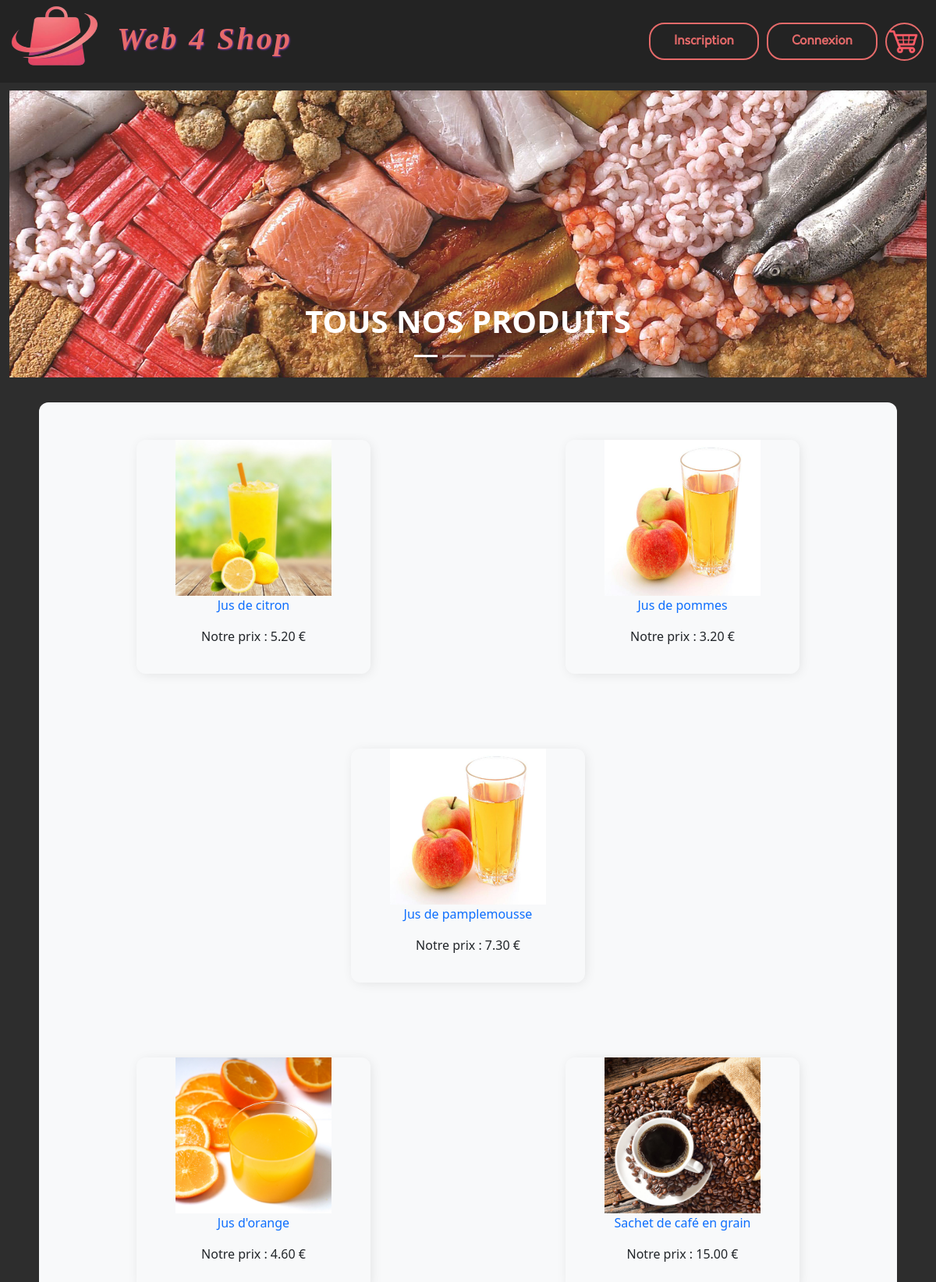
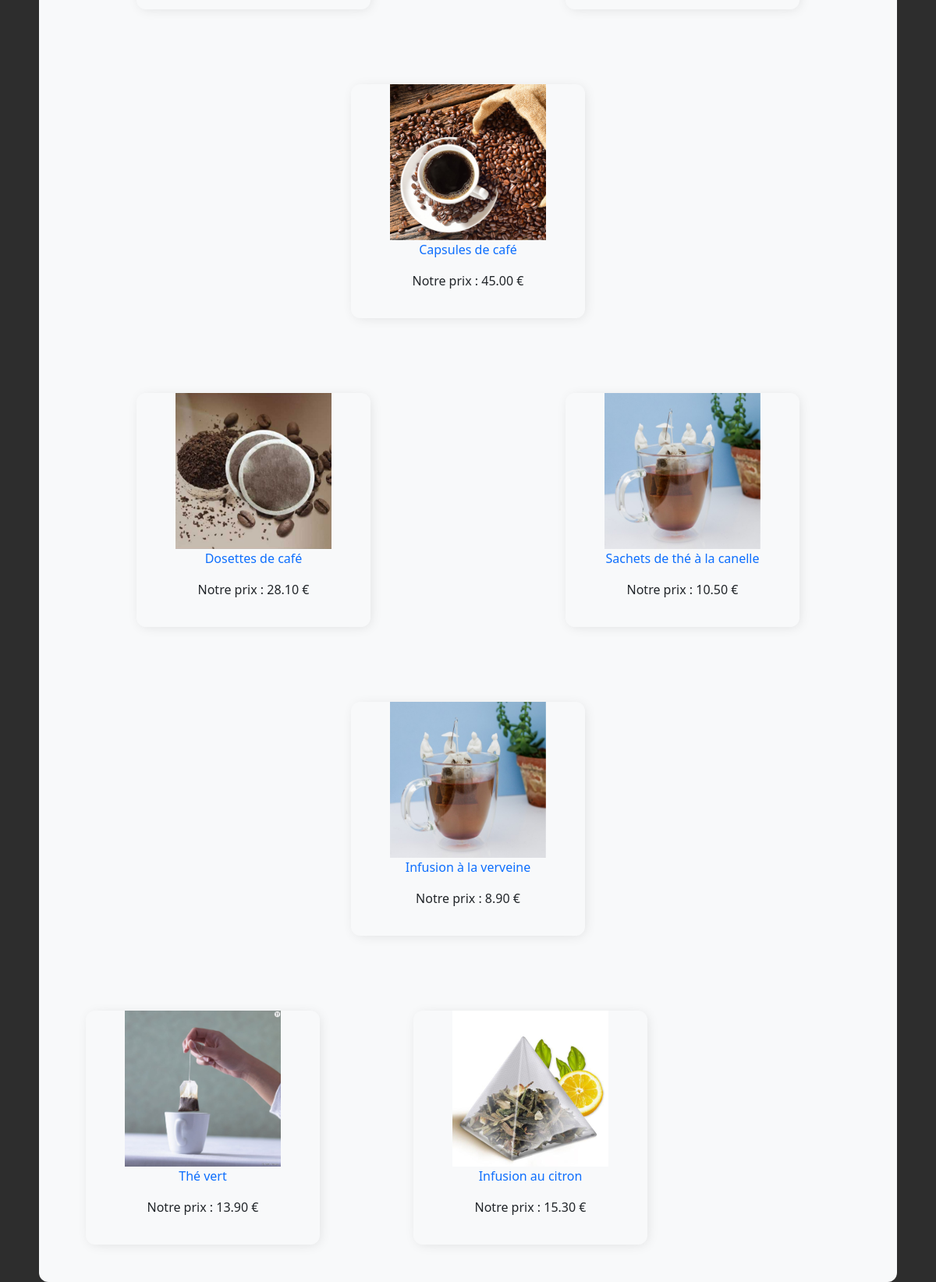
The app's page /index.php?action=categorie&idCat=1 with its own data (2 pictures, top to bottom).
### tables this page shows
CREATE TABLE `products` (
  `id` int(11) NOT NULL,
  `cat_id` tinyint(4) NOT NULL,
  `name` varchar(150) NOT NULL,
  `description` text NOT NULL,
  `image` varchar(30) NOT NULL,
  `price` decimal(5,2) NOT NULL,
  `quantity` int(3) NOT NULL
);

### Controleur/controleurCategorie.php (called while the page is built)
<?php
require_once 'Modele/produit.php';
require_once 'Modele/categorie.php';
require_once 'Vue/Vue.php';
class ControleurCategorie {
    private $produits;
    private $categories;
    private $nom;
    public function __construct(){
        $this->produits = new Produit();
        $this->categories = new Categorie();
        $this->nom = new Categorie();
    }
    public function categorie($idCat){
        $produits = $this->produits->getProdCat($idCat);
        $categories = $this->categories->getCategories();
        $nom = $this->nom->getNameCategorie($idCat);
        $vue = new Vue("Categorie");
        $vue->generer(array('produits' => $produits,'categories' => $categories,'nom' => $nom));
    }
}

### index.php (called while the page is built, shortened)
<?php
require 'Controleur/routeur.php';
$routeur = new Routeur();
$routeur->routerRequete();

### Modele/categorie.php (called while the page is built, shortened)
<?php
require_once 'Modele/Modele.php';
class Categorie extends Modele{
    public function getCategories(){
        $sql = 'SELECT * FROM categories';
        $categories = $this->executerRequete($sql);
        return $categories->fetchAll();
    }
    public function getNameCategorie($idCategorie){
        $sql = 'SELECT name FROM categories WHERE id=?';
        $nom = $this->executerRequete($sql,array($idCategorie));
        return $nom->fetch();
    }
}

### Modele/modele.php (called while the page is built, shortened)
<?php abstract class Modele {
    private $bdd;
    protected function executerRequete($sql, $params = null){
        if($params == null){
            $resultat = $this->getBDD()->query($sql);
        }
        else{
            $resultat = $this->getBDD()->prepare($sql);
            $resultat->execute($params);
        }
        return $resultat;
    }
    private function getBDD(){
        if($this->bdd == null){
            $this->bdd=new PDO('mysql:host=localhost;dbname=web4shop;charset=utf8','root','');
        }
        return $this->bdd;
    }
}

### Modele/produit.php (called while the page is built, shortened)
<?php
require_once 'Modele/Modele.php';
class Produit extends Modele{
    public function getProdCat($idCat){
        $sql = 'SELECT P.* FROM products P JOIN categories C ON P.cat_id=C.id WHERE C.id=?';
        $produits = $this->executerRequete($sql,array($idCat));
        if($produits->RowCount()>=1){
            return $produits->fetchAll();
        }
        else{
            throw new Exception("Aucune catégorie ne correspond à l'identifiant'$idCat'");
        }
    }
}

### Vue/vueCategorie.php (the view, shortened to what this page needs)
<?php $this->titre='WEB 4 SHOP : '.ucfirst($nom['name']); ?>
<div class="row align-items-center">
  <div class="col align-items-center mt-3 mb-3">
    <div id="ourCarousel" class="carousel slide" data-bs-ride="carousel">
      <div class="carousel-indicators">
        <button type="button" data-bs-target="#ourCarousel" data-bs-slide-to="0" class="active" aria-current="true"></button>
        <?php for($i = 1; $i < count($categories); $i++): ?>
          <button type="button" data-bs-target="#ourCarousel" data-bs-slide-to="<?=$i?>"></button>
        <?php endfor; ?>
        <button type="button" data-bs-target="#ourCarousel" data-bs-slide-to="3"></button>
      </div>
      <div class="carousel-inner">
        <div class="carousel-item active">
          <a href="index.php"><img src="Contenu/Images/tous_produits.jpg" style="width:100%;">
          <div class="carousel-caption d-none d-md-block">
            <h1 class="text-uppercase text-center fw-bold">TOUS NOS PRODUITS</h1>
          </div>
          </a>
        </div>
        <?php for($i = 0; $i < count($categories); $i++): ?>
          <div class="carousel-item">
            <a href="<?="index.php?action=categorie&idCat=".$categories[$i]['id']?>" class="text-decoration-none"><img src="<?="Contenu/Images/".$categories[$i]['name'].".jpg"?>" class="d-block mx-auto" alt="<?=$categories[$i]['name']?>" style="width:100%;">
            <div class="carousel-caption d-none d-md-block">
              <h1 class="text-uppercase text-center fw-bold">NOS <?=$categories[$i]['name']?></h1>
            </div>
            </a>
          </div>
        <?php endfor; ?>
      </div>
      <button class="carousel-control-prev" type="button" data-bs-target="#ourCarousel" data-bs-slide="prev">
        <span class="carousel-control-prev-icon" aria-hidden="true"></span>
      </button>
      <button class="carousel-control-next" type="button" data-bs-target="#ourCarousel" data-bs-slide="next">
        <span class="carousel-control-next-icon" aria-hidden="true"></span>
      </button>
    </div>
  </div>
</div>
<div class="row">
  <div class="col-11 bg-light mx-auto mt-3" style="border-radius: 12px;">
  <?php for($i = 0; $i < count($produits); $i = $i + 3): ?>
    <div class="row">
      <div class="col d-flex justify-content-center text-center m-5">
        <div class="boxed">
          <a class="text-decoration-none" href="<?= "index.php?action=details&idProduit=".$produits[$i]['id'] ?>">
          <img class="img-prod" src="<?= "Contenu/Images/".$produits[$i]['image']?>">
          <p><?=$produits[$i]['name']?></p></a>
          <p>Notre prix : <?=$produits[$i]['price']; ?> €</p>
        </div>
      </div>
      <div class="col d-flex justify-content-center text-center m-5">
        <?php if($i+1 < count($produits)): ?>
          <div class="boxed">
            <a class="text-decoration-none" href="<?= "index.php?action=details&idProduit=".$produits[$i+1]['id'] ?>">
            <img class="img-prod" src="<?= "Contenu/Images/".$produits[$i+1]['image']?>">
            <p><?=$produits[$i+1]['name']?></p></a>
            <p>Notre prix : <?=$produits[$i+1]['price']; ?> €</p>
          </div>
        <?php endif;?>
      </div>
      <div class="col d-flex justify-content-center text-center m-5">
        <?php if($i+2 < count($produits)): ?>
          <div class="boxed">
            <a class="text-decoration-none" href="<?= "index.php?action=details&idProduit=".$produits[$i+2]['id'] ?>">
            <img class="img-prod" src="<?= "Contenu/Images/".$produits[$i+1]['image']?>">
            <p><?=$produits[$i+2]['name']?></p></a>
            <p>Notre prix : <?=$produits[$i+2]['price']; ?> €</p>
          </div>
        <?php endif;?>
      </div>
    </div>
  <?php endfor; ?>
  </div>
</div>

### Vue/gabarit.php (shortened to what this page needs)
<!doctype html>
<html lang="fr">
  <head>
    <link href="https://cdn.jsdelivr.net/npm/bootstrap@5.0.2/dist/css/bootstrap.min.css" rel="stylesheet">
    <link rel="stylesheet" type="text/css" href="Contenu/Style/style.css"/>
  </head>
  <body style="background: rgb(45,45,45);">
    <div class="container-fluid">
      <div id="menu" class="row fixed-top justify-content-between"
           style="background-color: rgb(35,35,35);">
        <div class="col">
          <a href="index.php" class="text-decoration-none d-inline-flex">
          <img src="Contenu/Images/logo.png" style="width: 150px; height: 100px;"><h1 class="fst-italic fw-bold my-auto d-none d-md-block" style="letter-spacing:3px; font-family: Serif; color: rgb(230, 106, 106); text-shadow: 1px 1px 2px rgb(113, 54, 156);">Web 4 Shop</h1></a>
        </div>
        <div class="col text-center d-flex justify-content-end align-items-center me-3">
          <?php
            if($_SESSION['logged']){
              echo ('<a href=index.php?action=moncompte class="buttn text-uppercase">');
              echo ($_SESSION["pseudo"].'</a>');
              echo ('<a style="margin-left:10px;" href=index.php?action=inscription class="buttn">');
              echo ('Déconnexion</a>');
            }
            else {
              echo ('<a href=index.php?action=inscription class="buttn">');
              echo ('Inscription</a>');
              echo ('<a style="margin-left:10px;" href=index.php?action=connexion class="buttn">');
              echo ('Connexion</a>');
            }
            echo ('<a style="margin-left:10px;" href=index.php?action=panier class="buttn-panier">');
            echo ('<img src="Contenu/Images/logo-panier.png" style="width:45px; height:45px;"></a>');
          ?>
        </div>
      </div>
      <div style="height: 100px"></div>
      <?=$contenu?>
    </div>
  </body>
</html>

### Controleur/routeur.php (shortened to what this page needs)
<?php
require_once 'Controleur/controleurCategorie.php';
require_once 'Vue/vue.php';
class Routeur {
  private $ctrlAccueil;
  private $ctrlCaracteristiques;
  private $ctrlCategorie;
  public function __construct(){
    $this->ctrlAccueil = new ControleurAccueil();
    $this->ctrlCaracteristiques = new ControleurCaracteristiques();
    $this->ctrlCategorie = new ControleurCategorie();
  }
  public function routerRequete(){
    try {
      if(isset($_GET['action'])){
        if($_GET['action']=='details'){
          $idProduit=intval($this->getParametre($_GET,'idProduit'));
          if($idProduit!=0){
            $this->ctrlCaracteristiques->caracteristiques($idProduit);
          }
          else{
            throw new Exception("Identifiant du produit incorrect");
          }
          if(isset($_POST['ajoutPanier'])){
            if($_SESSION['logged']){
              $pseudoClient=$this->getParametre($_SESSION,'pseudo');
              $client=$this->ctrlCaracteristiques->ctrlGetCustomerId($pseudoClient);
              $idClient=$client['customer_id'];
              if($this->ctrlCaracteristiques->ctrlCheckOrder($idClient)){
                $commande=$this->ctrlCaracteristiques->ctrlGetIdOrder($idClient);
                $idCommande=$commande['id'];
                if($this->ctrlCaracteristiques->ctrlAddProduct($idCommande,$idProduit)){
                  header('Location:index.php?action=panier');
                }
                else{
                  throw new Exception("Produit en rupture de stock");
                }
              }
              else{
                $this->ctrlCaracteristiques->ctrlCreateOrder($idClient);
                $commande=$this->ctrlCaracteristiques->ctrlGetIdOrder($idClient);
                $idCommande=$commande['id'];
                if($this->ctrlCaracteristiques->ctrlAddProduct($idCommande,$idProduit)){
                  header('Location:index.php?action=panier');
                }
                else{
                  throw new Exception("Produit en rupture de stock");
                }
              }
            }
            else{
              throw new Exception("Connectez vous avant d'acheter");
            }
          }
        }
        else if($_GET['action']=='categorie'){
          $id=intval($this->getParametre($_GET,'idCat'));
          if($id!=0){
            $this->ctrlCategorie->categorie($id);
          }
          else{
            throw new Exception("Identifiant de la catégorie incorrect");
          }
        }
      }
      else{
        $this->ctrlAccueil->accueil();
      }
    }
    catch(Exception $e){
      $this->erreur($e->getMessage());
    }
  }
  private function getParametre($tableau,$nom){
    if(isset($tableau[$nom])){
      return $tableau[$nom];
    }
    else{
      throw new Exception("Paramètre '$nom' absent");
    }
  }
}

### Vue/vue.php (shortened to what this page needs)
<?php
class Vue {
    private $fichier;
    private $titre;
    public function __construct($action){
        $this->fichier = "Vue/vue".$action.".php";
    }
    public function generer($donnees){
        $contenu = $this->genererFichier($this->fichier,$donnees);
        $vue = $this->genererFichier('Vue/gabarit.php',array('titre' => $this->titre, 'contenu' => $contenu));
        echo $vue;
    }
    private function genererFichier($fichier,$donnees){
        if(file_exists($fichier)){
            extract($donnees);
            require $fichier;
            return ob_get_clean();
        }
        else{
            throw new Exception("Fichier '$fichier' introuvable");
        }
    }
}

### Contenu/Style/style.css (style rules this page uses)
.buttn { color: rgb(230, 106, 106); border: solid 2px rgb(230, 106, 106); border-radius: 20px; padding: 10px 30px; text-decoration: none; font-family: "Orkney"; font-weight: bold; transition: 0.3s; }
.buttn-panier { color: rgb(230, 106, 106); border: solid 2px rgb(230, 106, 106); border-radius: 40px; text-decoration: none; font-family: "Orkney"; font-weight: bold; transition: 0.3s; }
.boxed { height: 300px; width: 300px; transition: 0.3s; z-index: 10; border-radius: 12px; box-shadow: 2px 2px 15px -2px rgba(0,0,0,0.1); }
.img-prod { height:200px; width:200px; }

### records on screen
products: image (picture), name "Jus de citron", price "5.20"
products: image (picture), name "Jus de pommes", price "3.20"
products: name "Jus de pamplemousse", price "7.30"
products: image (picture), name "Jus d'orange", price "4.60"
products: image (picture), name "Sachet de café en grain", price "15.00"
products: name "Capsules de café", price "45.00"
products: image (picture), name "Dosettes de café", price "28.10"
products: image (picture), name "Sachets de thé à la canelle", price "10.50"
products: name "Infusion à la verveine", price "8.90"
products: image (picture), name "Thé vert", price "13.90", products.image (picture)
products: name "Infusion au citron", price "15.30"
